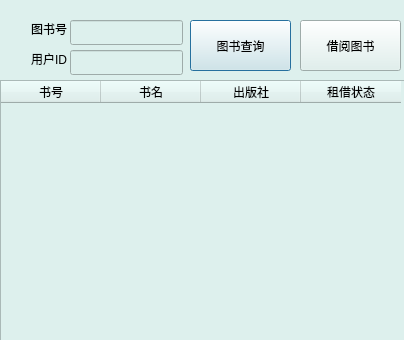
<?xml version="1.0" encoding="UTF-8"?>
<ui version="4.0">
 <class>BorrowBookDlg</class>
 <widget class="QDialog" name="BorrowBookDlg">
  <property name="geometry">
   <rect>
    <x>0</x>
    <y>0</y>
    <width>404</width>
    <height>340</height>
   </rect>
  </property>
  <property name="windowTitle">
   <string>用户借阅</string>
  </property>
  <property name="styleSheet">
   <string notr="true">background-color: rgb(221,240,237);</string>
  </property>
  <widget class="QLineEdit" name="Edtbkid">
   <property name="geometry">
    <rect>
     <x>70</x>
     <y>20</y>
     <width>113</width>
     <height>25</height>
    </rect>
   </property>
  </widget>
  <widget class="QPushButton" name="Btnsearch">
   <property name="geometry">
    <rect>
     <x>190</x>
     <y>20</y>
     <width>101</width>
     <height>51</height>
    </rect>
   </property>
   <property name="text">
    <string>图书查询</string>
   </property>
   <property name="icon">
    <iconset resource="mainviewbg.qrc">
     <normaloff>:/pictures/icons/Pictures/查询业务.png</normaloff>:/pictures/icons/Pictures/查询业务.png</iconset>
   </property>
   <property name="iconSize">
    <size>
     <width>30</width>
     <height>30</height>
    </size>
   </property>
  </widget>
  <widget class="QTableWidget" name="tableWidget">
   <property name="geometry">
    <rect>
     <x>0</x>
     <y>80</y>
     <width>411</width>
     <height>261</height>
    </rect>
   </property>
   <column>
    <property name="text">
     <string>书号</string>
    </property>
   </column>
   <column>
    <property name="text">
     <string>书名</string>
    </property>
   </column>
   <column>
    <property name="text">
     <string>出版社</string>
    </property>
   </column>
   <column>
    <property name="text">
     <string>租借状态</string>
    </property>
   </column>
  </widget>
  <widget class="QLineEdit" name="Edtuserid">
   <property name="geometry">
    <rect>
     <x>70</x>
     <y>50</y>
     <width>113</width>
     <height>25</height>
    </rect>
   </property>
  </widget>
  <widget class="QLabel" name="label">
   <property name="geometry">
    <rect>
     <x>0</x>
     <y>20</y>
     <width>67</width>
     <height>17</height>
    </rect>
   </property>
   <property name="layoutDirection">
    <enum>Qt::LeftToRight</enum>
   </property>
   <property name="text">
    <string>图书号</string>
   </property>
   <property name="alignment">
    <set>Qt::AlignRight|Qt::AlignTrailing|Qt::AlignVCenter</set>
   </property>
  </widget>
  <widget class="QLabel" name="label_2">
   <property name="geometry">
    <rect>
     <x>0</x>
     <y>50</y>
     <width>67</width>
     <height>17</height>
    </rect>
   </property>
   <property name="text">
    <string>用户ID</string>
   </property>
   <property name="alignment">
    <set>Qt::AlignRight|Qt::AlignTrailing|Qt::AlignVCenter</set>
   </property>
  </widget>
  <widget class="QPushButton" name="BtnBorrow">
   <property name="geometry">
    <rect>
     <x>300</x>
     <y>20</y>
     <width>101</width>
     <height>51</height>
    </rect>
   </property>
   <property name="text">
    <string>借阅图书</string>
   </property>
   <property name="icon">
    <iconset resource="mainviewbg.qrc">
     <normaloff>:/pictures/icons/Pictures/借阅.png</normaloff>:/pictures/icons/Pictures/借阅.png</iconset>
   </property>
   <property name="iconSize">
    <size>
     <width>30</width>
     <height>30</height>
    </size>
   </property>
  </widget>
 </widget>
 <resources>
  <include location="mainviewbg.qrc"/>
 </resources>
 <connections/>
</ui>
